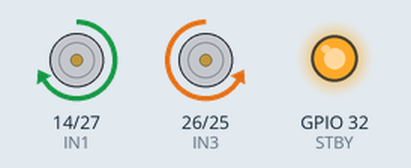
Recording of a sketch running on a simulated ESP32. Shown: motor-driver pin pairs drawn as motors (green arrow = first pin HIGH = forward, orange = second pin HIGH = backward, longer = more drive, scaled by the enable pin, stopped while the standby pin is LOW), output pins drawn as LEDs (lit = HIGH). What the sketch prints to the serial monitor is not drawn.

Above: at 0.1 s.
At 49.0 s:
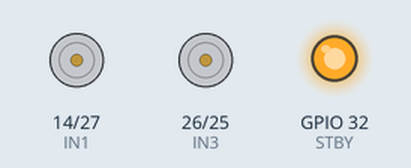
At 53.5 s:
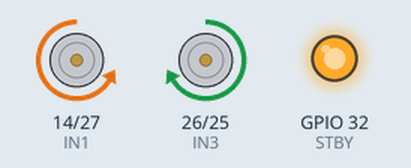
Timing chart, 0 to 55.0 s (numbered marks = the images above):
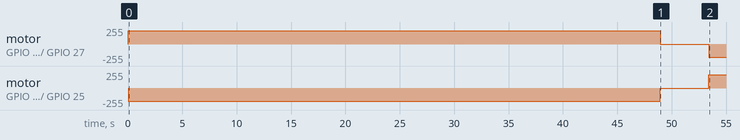

The sketch:

DriveRobot.ino
```cpp
// -----------------------------------------------------------------
// Robot Pursuit Controller (no triangulation inside)
// Uses TB6612FNG + ESP32
// Provide robotX, robotY externally by calling updateRobotPosition()
// Robot will drive toward a fixed target (goalX, goalY)
// -----------------------------------------------------------------

// ----------------------------- UWB (Serial) ----------------------------------
#define TXD2 17
#define RXD2 16
#define RYUW_NRST 4
HardwareSerial RYUW(2);


// ----------------------------- Motor pins (TB6612FNG) ------------------------
#define ENA 12
#define IN1 14
#define IN2 27
#define IN3 26
#define IN4 25
#define ENB 33
#define STBY 32

// SERVO PINS
/* wheels in the back
#define SERVO_PINL 18
#define SERVO_PINR 19

*/

// --------------------- Robot State --------------------------------
float robotX = 0;
float robotY = 0;

// SET YOUR TARGET HERE:
float goalX = 100.0;   // cm (example)
float goalY =  50.0;   // cm

// --------------------- Setup --------------------------------------
void setup() {
  Serial.begin(115200);

  pinMode(ENA, OUTPUT);
  pinMode(ENB, OUTPUT);
  pinMode(IN1, OUTPUT);
  pinMode(IN2, OUTPUT);
  pinMode(IN3, OUTPUT);
  pinMode(IN4, OUTPUT);
  pinMode(STBY, OUTPUT);
  digitalWrite(STBY, HIGH);

  Serial.println("Robot pursuit controller active.");
}

// --------------------- Motor Functions ----------------------------
void forward(int spd) {
  digitalWrite(IN1, HIGH);
  digitalWrite(IN2, LOW);
  digitalWrite(IN3, HIGH);
  digitalWrite(IN4, LOW);
  analogWrite(ENA, spd);
  analogWrite(ENB, spd);
}

void backward(int spd) {
  digitalWrite(IN1, LOW);
  digitalWrite(IN2, HIGH);
  digitalWrite(IN3, LOW);
  digitalWrite(IN4, HIGH);
  analogWrite(ENA, spd);
  analogWrite(ENB, spd);
}

void leftTurn(int spd) {
  digitalWrite(IN1, LOW);
  digitalWrite(IN2, HIGH);
  digitalWrite(IN3, HIGH);
  digitalWrite(IN4, LOW);
  analogWrite(ENA, spd);
  analogWrite(ENB, spd);
}

void rightTurn(int spd) {
  digitalWrite(IN1, HIGH);
  digitalWrite(IN2, LOW);
  digitalWrite(IN3, LOW);
  digitalWrite(IN4, HIGH);
  analogWrite(ENA, spd);
  analogWrite(ENB, spd);
}

void stopMotors() {
  analogWrite(ENA, 0);
  analogWrite(ENB, 0);
}

// ---------------------- Update Position API ------------------------
void updateRobotPosition(float x, float y) {
  robotX = x;
  robotY = y;
}

// ---------------------- Control Loop -------------------------------
void pursueTarget() {
  float dx = goalX - robotX;
  float dy = goalY - robotY;
  float dist = sqrt(dx*dx + dy*dy);

  Serial.print("Robot: ");
  Serial.print(robotX);
  Serial.print(", ");
  Serial.print(robotY);
  Serial.print("   Distance to target: ");
  Serial.println(dist);

  if (dist < 5.0) {
    stopMotors();
    Serial.println("Reached target.");
    return;
  }

  // Angle from robot → target (radians)
  float targetAngle = atan2(dy, dx);

  // Assume robot always faces +X (0 radians)
  float robotHeading = 0;

  float angleError = targetAngle - robotHeading;

  // Normalize to [-PI, PI]
  while (angleError > PI)  angleError -= 2*PI;
  while (angleError < -PI) angleError += 2*PI;

  // --------------------- Turning Controller ------------------------
  float turnThreshold = 0.25;  // radians (~14°)

  if (angleError > turnThreshold) {
    Serial.println("Turning right toward target");
    rightTurn(200);
    return;
  }

  if (angleError < -turnThreshold) {
    Serial.println("Turning left toward target");
    leftTurn(200);
    return;
  }

  // --------------------- Forward P-controller ----------------------
  float Kp = 3.0;
  int spd = constrain(dist * Kp, 100, 255);

  Serial.print("Moving forward @ ");
  Serial.println(spd);

  forward(spd);
}

// ---------------------- Main Loop ---------------------------------
void loop() {
  // At runtime you will call updateRobotPosition(x, y)
  // For now, fake motion (for debugging):
  // remove these two lines when integrating with triangulation
  robotX += 0.1;
  robotY += 0.05;

  pursueTarget();
  delay(50);
}
```

Measured:
- by itself, motor on GPIO 14 (IN1) / GPIO 27 (IN2): stopped → forward 200/255 at 0.00 s, → stopped 48.9 s later, → backward 200/255 4.5 s later
- by itself, motor on GPIO 26 (IN3) / GPIO 25 (IN4): stopped → backward 200/255 at 0.00 s, → stopped 48.9 s later, → forward 200/255 4.5 s later
